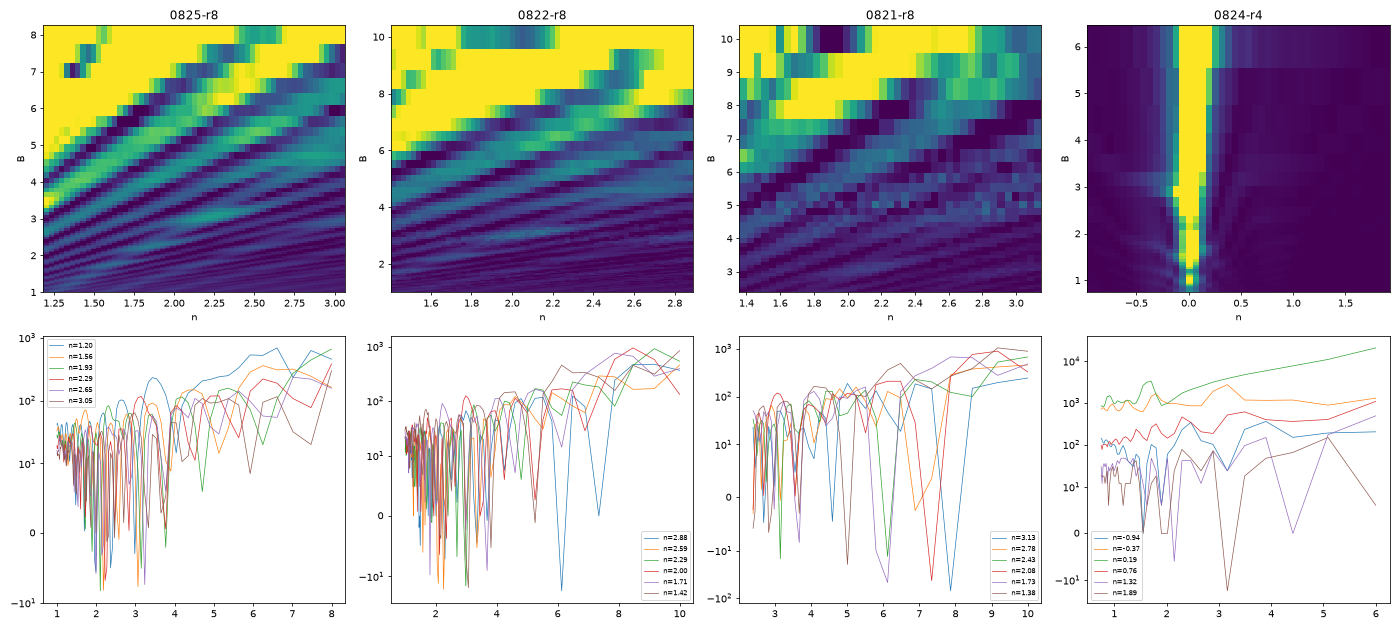

This figure's Python source:
import sys, numpy as np
sys.path.insert(0, '/data/sharpelab/hera-data/vti02-fan-scoring-v2/live-check')
from load import load
import matplotlib; matplotlib.use('Agg'); import matplotlib.pyplot as plt
fig, axs = plt.subplots(2, 4, figsize=(20, 9))
for i, nm in enumerate(['0825-r8', '0822-r8', '0821-r8', '0824-r4']):
    d = load(nm); B = d['B']; R = d['R']; n = d['n']
    o = np.argsort(B); on = np.argsort(n)
    ax = axs[0, i]
    ax.pcolormesh(n[on], B[o], R[o][:, on], shading='nearest', vmin=0, vmax=np.nanpercentile(R, 97))
    ax.set_title(nm); ax.set_xlabel('n'); ax.set_ylabel('B')
    ax = axs[1, i]
    for j in np.linspace(0, len(n) - 1, 6).astype(int):
        ax.plot(B[o], R[o, j], lw=0.7, label=f'n={n[j]:.2f}')
    ax.set_yscale('symlog', linthresh=10); ax.legend(fontsize=7)
fig.tight_layout(); fig.savefig('look.png', dpi=70)
